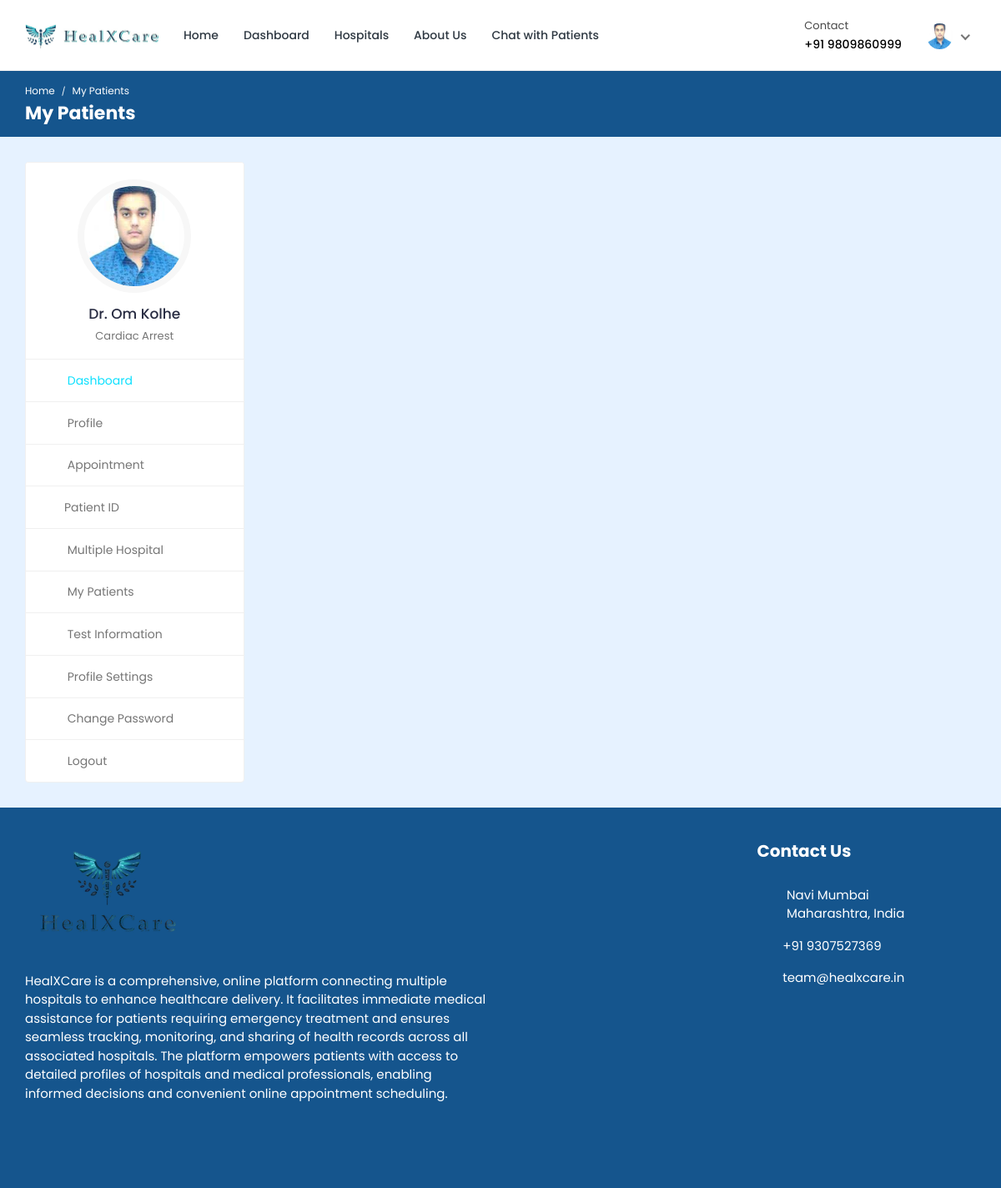
The page /doctor/my-patients/ (signed in) on the database as committed earlier.
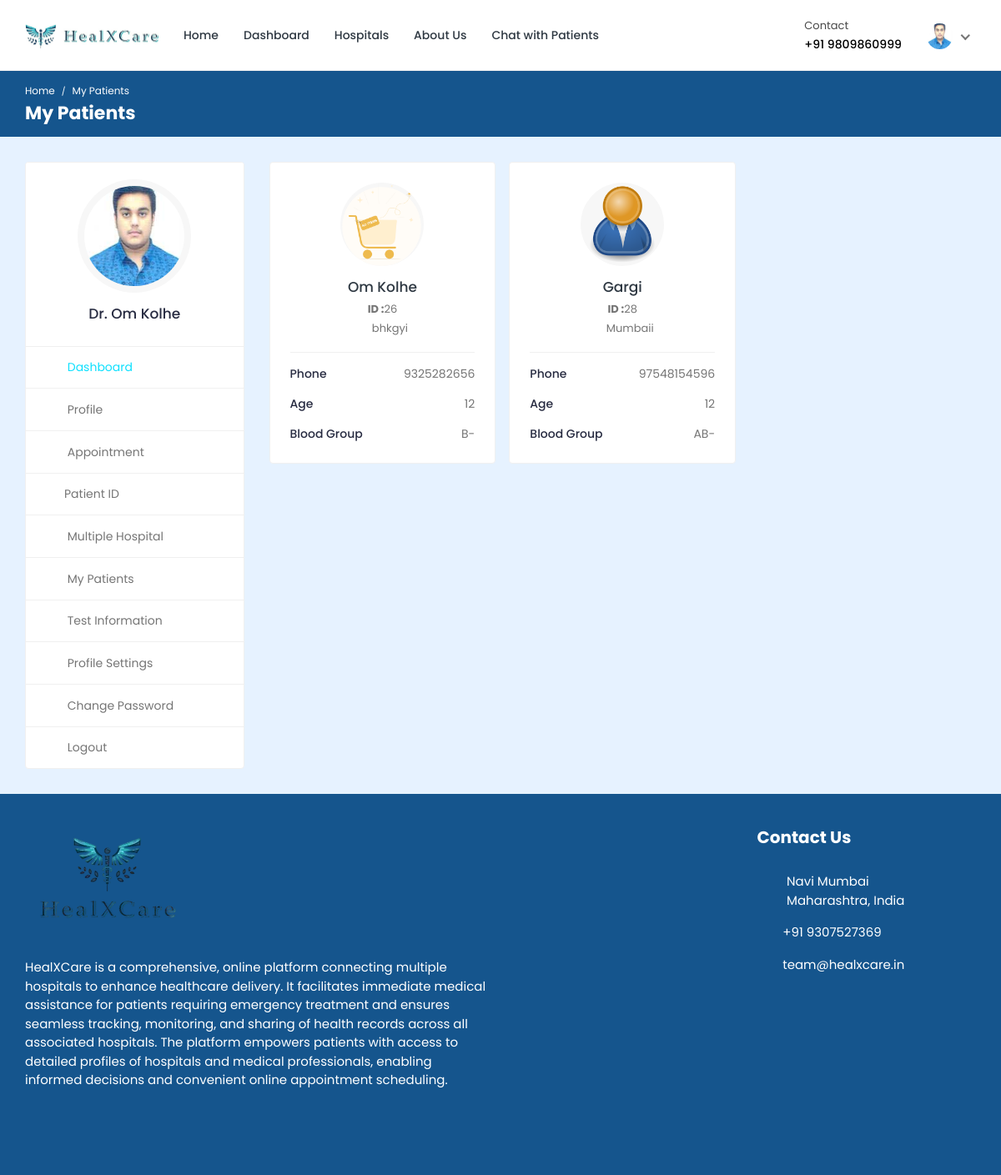
The same page on the database as committed later.
### doctor/models.py (models this page shows, shortened)
class Doctor_Information(models.Model):
    DOCTOR_TYPE = (
        ('Cardiologists', 'Cardiologists'),
        ('Neurologists', 'Neurologists'),
        ('Pediatricians', 'Pediatricians'),
        ('Physiatrists', 'Physiatrists'),
        ('Dermatologists', 'Dermatologists'),
    )
    doctor_id = models.AutoField(primary_key=True)
    user = models.OneToOneField(User, on_delete=models.CASCADE, null=True, blank=True, related_name='profile')
    name = models.CharField(max_length=200, null=True, blank=True)
    location = models.TextField(null=True, blank=True)
    username = models.CharField(max_length=200, null=True, blank=True)
    gender = models.CharField(max_length=200, null=True, blank=True)
    description = models.TextField(max_length=1000, null=True, blank=True)
    department = models.CharField(max_length=200, choices=DOCTOR_TYPE, null=True, blank=True)
    department_name = models.ForeignKey(hospital_department, on_delete=models.SET_NULL, null=True, blank=True)
    specialization = models.ForeignKey(specialization, on_delete=models.SET_NULL, null=True, blank=True)
    profile_completed = models.BooleanField(default=False)
    featured_image = models.ImageField(upload_to='doctors/', default='doctors/user-default.png', null=True, blank=True)
    certificate_image = models.ImageField(upload_to='doctors_certificate/', default='doctors_certificate/default.png', null=True, blank=True)
    email = models.EmailField(max_length=200, null=True, blank=True)
    phone_number = models.CharField(max_length=200, null=True, blank=True)
    nid = models.CharField(max_length=200, null=True, blank=True)
    visiting_hour = models.CharField(max_length=200, null=True, blank=True)
    consultation_fee = models.IntegerField(null=True, blank=True)
    report_fee = models.IntegerField(null=True, blank=True)
    dob = models.CharField(max_length=200, null=True, blank=True)
    institute = models.CharField(max_length=200, null=True, blank=True)
    degree = models.CharField(max_length=200, null=True, blank=True)
    completion_year = models.CharField(max_length=200, null=True, blank=True)
    work_place = models.CharField(max_length=200, null=True, blank=True)
    designation = models.CharField(max_length=200, null=True, blank=True)
    start_year = models.CharField(max_length=200, null=True, blank=True)
    end_year = models.CharField(max_length=200, null=True, blank=True)
    register_status =  models.CharField(max_length=200, null=True, blank=True)
    hospital_name = models.ForeignKey(Hospital_Information, on_delete=models.SET_NULL, null=True, blank=True)

class Appointment(models.Model):
    APPOINTMENT_TYPE = (
        ('report', 'report'),
        ('checkup', 'checkup'),
    )
    APPOINTMENT_STATUS = (
        ('pending', 'pending'),
        ('confirmed', 'confirmed'),
        ('cancelled', 'cancelled'),
    )
    id = models.AutoField(primary_key=True)
    date = models.DateField(null=True, blank=True)
    time = models.CharField(max_length=200, null=True, blank=True)
    doctor = models.ForeignKey(Doctor_Information, on_delete=models.CASCADE, null=True, blank=True)
    patient = models.ForeignKey(Patient, on_delete=models.CASCADE, null=True, blank=True)
    appointment_type = models.CharField(max_length=200, choices=APPOINTMENT_TYPE)
    appointment_status = models.CharField(max_length=200, choices=APPOINTMENT_STATUS)
    serial_number = models.CharField(max_length=200, null=True, blank=True)
    payment_status = models.CharField(max_length=200, null=True, blank=True, default='pending')
    transaction_id = models.CharField(max_length=255, null=True, blank=True)
    message = models.CharField(max_length=255, null=True, blank=True)

### hospital_admin/models.py (models this page shows, shortened)
class specialization(models.Model):
    specialization_id = models.AutoField(primary_key=True)
    specialization_name = models.CharField(max_length=200, null=True, blank=True)
    hospital = models.ForeignKey(Hospital_Information, on_delete=models.CASCADE, null=True, blank=True)

### hospital/models.py (models this page shows, shortened)
class Patient(models.Model):
    patient_id = models.AutoField(primary_key=True)
    user = models.OneToOneField(User, on_delete=models.CASCADE, null=True, blank=True, related_name='patient')
    name = models.CharField(max_length=200, null=True, blank=True)
    username = models.CharField(max_length=200, null=True, blank=True)
    profile_completed = models.BooleanField(default=False)
    age = models.IntegerField(null=True, blank=True)
    email = models.EmailField(max_length=200, null=True, blank=True)
    phone_number = models.IntegerField(null=True, blank=True)
    address = models.CharField(max_length=200, null=True, blank=True)
    featured_image = models.ImageField(upload_to='patients/', default='patients/user-default.png', null=True, blank=True)
    blood_group = models.CharField(max_length=200, null=True, blank=True)
    history = models.CharField(max_length=200, null=True, blank=True)
    dob = models.CharField(max_length=200, null=True, blank=True)
    nid = models.CharField(max_length=200, null=True, blank=True)
    serial_number = models.CharField(max_length=200, null=True, blank=True)
    login_status = models.CharField(max_length=200, null=True, blank=True, default="offline")

### doctor/views.py (the view)
# urls.py: path('my-patients/', views.my_patients, name='my-patients'),
@csrf_exempt
@login_required(login_url="doctor-login")
def my_patients(request):
    if request.user.is_doctor:
        doctor = Doctor_Information.objects.get(user=request.user)
        appointments = Appointment.objects.filter(doctor=doctor).filter(appointment_status='confirmed')
    else:
        redirect('doctor-logout')
    context = {'doctor': doctor, 'appointments': appointments}
    return render(request, 'my-patients.html', context)

### templates/my-patients.html (shortened to what this page needs)
{% load static %}
<!DOCTYPE html>
<html lang="en">
<head>
		<link rel="stylesheet" href="{% static 'HealthStack-System/css/Normal/bootstrap.min.css' %}">
		<link rel="stylesheet" href="{% static 'HealthStack-System/plugins/Normal/fontawesome/css/fontawesome.min.css' %}">
		<link rel="stylesheet" href="{% static 'HealthStack-System/plugins/Normal/fontawesome/css/all.min.css' %}">
		<link rel="stylesheet" href="{% static 'HealthStack-System/css/Normal/style.css' %}">
	</head>
	<body>
		<div class="main-wrapper">
			<header class="header">{% include 'doctor-navbar.html' %}</header>
			<div class="breadcrumb-bar">
				<div class="container-fluid">
					<div class="row align-items-center">
						<div class="col-md-12 col-12">
							<nav aria-label="breadcrumb" class="page-breadcrumb">
								<ol class="breadcrumb">
									<li class="breadcrumb-item"><a href="{% url 'doctor-dashboard' %}">Home</a></li>
									<li class="breadcrumb-item active" aria-current="page">My Patients</li>
								</ol>
							</nav>
							<h2 class="breadcrumb-title">My Patients</h2>
						</div>
					</div>
				</div>
			</div>
			<div class="content">
				<div class="container-fluid">
					<div class="row">
						<div class="col-md-5 col-lg-4 col-xl-3 theiaStickySidebar">
							<div>{% include 'doctor-sidebar.html' %}</div>
						</div>
						<div class="col-md-7 col-lg-8 col-xl-9">
							<div class="row row-grid">
								{% for appointment in appointments %}
								<div class="col-md-6 col-lg-4 col-xl-3">
									<div class="card widget-profile pat-widget-profile">
										<div class="card-body">
											<div class="pro-widget-content">
												<div class="profile-info-widget">
													<a href="{% url 'patient-profile' pk=appointment.patient.patient_id %}" class="booking-doc-img">
														<img src="{{appointment.patient.featured_image.url}}" alt="User Image">
													</a>
													<div class="profile-det-info">
														<h3><a href="{% url 'patient-profile' pk=appointment.patient.patient_id %}">{{appointment.patient.name}}</a></h3>
														<div class="patient-details">
															<h5><b>ID :</b>{{appointment.patient.patient_id}}</h5>
															<h5 class="mb-0"><i class="fas fa-map-marker-alt"></i>{{appointment.patient.address}}</h5>
														</div>
													</div>
												</div>
											</div>
											<div class="patient-info">
												<ul>
													<li>Phone <span>{{appointment.patient.phone_number}}</span></li>
													<li>Age <span>{{appointment.patient.age}}</span></li>
													<li>Blood Group <span>{{appointment.patient.blood_group}}</span></li>
												</ul>
											</div>
										</div>
									</div>
								</div>
								{% endfor %}
							</div>
						</div>
					</div>
				</div>
			</div>
			{% include 'footer.html' %}
		</div>
	</body>
</html>

### templates/doctor-navbar.html (shortened to what this page needs)
{% load static %}
<nav class="navbar navbar-expand-lg header-nav">
  <div class="navbar-header">
    <a href="{% url 'hospital_home'%}" class="navbar-brand logo">
      <img
        src="{% static 'HealthStack-System/images/Normal/logo.jpg' %}"
        class="img-fluid"
        alt="Logo"
      />
    </a>
  </div>
  <div class="main-menu-wrapper">
    <ul class="main-nav">
      {% if doctor.profile_completed %}
      <li>
        <a href="{% url 'hospital_home'%}">Home</a>
      </li>
      <li>
        <a href="{% url 'doctor-dashboard'%}">Dashboard</a>
      </li>
      <li><a href="{% url 'multiple-hospital' %}" style="text-decoration: none;">Hospitals</a></li>
      <li>
        <a href="{% url 'about-us'%}">About Us</a>
      </li>
      <li>
        <a href="{% url 'chat-home' pk=user.id %}">Chat with Patients</a>
      </li>
      {% else %}
      <h4 style="color: red; font-family: system-ui, -apple-system, BlinkMacSystemFont, 'Segoe UI', Roboto, Oxygen, Ubuntu, Cantarell, 'Open Sans', 'Helvetica Neue', sans-serif;">Please update your profile in order to proceed.</h4>
      {% endif %}
    </ul>
  </div>
  <ul class="nav header-navbar-rht">
    <li class="nav-item contact-item">
      <div class="header-contact-img">
        <i class="far fa-hospital"></i>
      </div>
      <div class="header-contact-detail">
        <p class="contact-header">Contact</p>
        <p class="contact-info-header">+91 {{doctor.phone_number}}</p>
      </div>
    </li>
    <li class="nav-item dropdown has-arrow logged-item">
      <a href="#" class="dropdown-toggle nav-link" data-toggle="dropdown">
        <span class="user-img">
          <img
            class="rounded-circle"
            src="{{ doctor.featured_image.url }}"
            width="31"
            alt="Darren Elder"
          />
        </span>
      </a>
    </li>
  </ul>
</nav>

### templates/doctor-sidebar.html (shortened to what this page needs)
{% load static %}
<div class="profile-sidebar">
  <div class="widget-profile pro-widget-content">
    <div class="profile-info-widget">
      <a href="#" class="booking-doc-img">
        <img
          src="{{ doctor.featured_image.url }}"
          alt="User Image"
        />
      </a>
      {% if doctor.profile_completed %}
      <div class="profile-det-info">
        <h3>Dr. {{ doctor.name }}</h3>
        <div class="patient-details">
          <h5 class="mb-0">{{doctor.specialization.specialization_name}}</h5>
        </div>
      </div>
      {% endif %}
    </div>
  </div>
  <div class="dashboard-widget">
    <nav class="dashboard-menu sidebar">
      <ul>
        {% if doctor.profile_completed %}
        <li class="active">
          <a href="{% url 'doctor-dashboard' %}">
            <i class="fas fa-columns"></i>
            <span>Dashboard</span>
          </a>
        </li>
        <li>
        <a href="{% url 'doctor-profile' pk=doctor.doctor_id %}">
          <i class="fas fa-user"></i>
          <span>Profile</span>
        </a>
      </li>
        <li>
          <a href="{% url 'appointments'%}">
            <i class="fas fa-user-circle"></i>
            <span>Appointment</span>
          </a>
        </li>
        <li class="nav-item has-submenu">
            <a href="#" class="nav-link"><i class="fas fa-search"></i><span>Patient ID</span></a>
        </li>
        <li>
          <a href="{% url 'multiple-hospital' %}">
            <i class="fas fa-hospital"></i>
            <span>Multiple Hospital</span>
          </a>
      </li>
        <li>
          <a href="{% url 'my-patients' %}">
            <i class="fas fa-user-injured"></i>
            <span>My Patients</span>
          </a>
        </li>
        <li>
          <a href="{% url 'doctor-test-list'%}" target="_blank">
            <i class="fas fa-hourglass-start"></i>
            <span>Test Information</span>
          </a>
        </li>
        {% endif %}
        <li>
          <a
            href="{% url 'doctor-profile-settings' %}"
          >
            <i class="fas fa-user-cog"></i>
            <span>Profile Settings</span>
          </a>
        </li>
        {% if doctor.profile_completed %}
        <li>
          <a href="{% url 'doctor-change-password' pk=user.id%}">
            <i class="fas fa-lock"></i>
            <span>Change Password</span>
          </a>
        </li>
        {% endif %}
        <li>
          <a href="{% url 'doctor-logout'%}">
            <i class="fas fa-sign-out-alt"></i>
            <span>Logout</span>
          </a>
        </li>
      </ul>
    </nav>
  </div>
</div>

### templates/footer.html
{% load static %}
<footer class="footer">
  <div class="footer-top">
    <div class="container-fluid">
      <div class="row">
        <div class="col-lg-6 col-md-6">
          <div class="footer-widget footer-about">
            <div class="footer-logo">
              <img src="{% static 'HealthStack-System/images/Normal/footer.png' %}" alt="logo" />
            </div>
            <div class="footer-about-content">
              <p>
                HealXCare is a comprehensive, online platform connecting multiple hospitals to enhance healthcare
                delivery. It facilitates immediate medical assistance for patients requiring emergency treatment and
                ensures seamless tracking, monitoring, and sharing of health records across all associated hospitals.
                The platform empowers patients with access to detailed profiles of hospitals and medical professionals,
                enabling informed decisions and convenient online appointment scheduling.
              </p>
              <br>
              <div class="social-icon">
                <ul>
                  <li>
                    <a href="#" target="_blank"><i class="fab fa-facebook-f"></i>
                    </a>
                  </li>
                  <li>
                    <a href="#" target="_blank">
                      <i class="fab fa-twitter"></i>
                    </a>
                  </li>
                  <li>
                    <a href="#" target="_blank"><i class="fab fa-linkedin-in"></i></a>
                  </li>
                  <li>
                    <a href="#" target="_blank"><i class="fab fa-instagram"></i></a>
                  </li>
                  <li>
                    <a href="#" target="_blank"><i class="fab fa-whatsapp"></i>
                    </a>
                  </li>
                </ul>
              </div>
            </div>
          </div>
        </div>
        <div class="col-lg-3 col-md-6">
        </div>
        <div class="col-lg-3 col-md-6">
          <div class="footer-widget footer-contact">
            <h2 class="footer-title">Contact Us</h2>
            <div class="footer-contact-info">
              <div class="footer-address">
                <span><i class="fas fa-map-marker-alt"></i></span>
                <p>
                  Navi Mumbai<br />Maharashtra, India
                </p>
              </div>
              <p>
                <i class="fas fa-phone-alt"></i>
                +91 9307527369
              </p>
              <p class="mb-0">
                <i class="fas fa-envelope"></i>
                team@healxcare.in
              </p>
            </div>
          </div>
        </div>
      </div>
    </div>
  </div>
</footer>

Rows that differ between the two databases and show on the page:
changed Doctor_Information "Om Kolhe": specialization.specialization_name "Cardiac Arrest" → (not shown)
added Appointment: patient.featured_image (picture), patient.name "Om Kolhe", patient.patient_id "26", patient.address "bhkgyi", patient.phone_number "9325282656", patient.age "12", patient.blood_group "B-"
added Appointment: patient.featured_image (placeholder picture), patient.name "Gargi", patient.patient_id "28", patient.address "Mumbaii", patient.phone_number "97548154596", patient.age "12", patient.blood_group "AB-"
